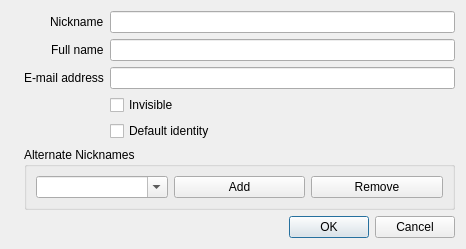
<?xml version="1.0" encoding="UTF-8"?>
<ui version="4.0">
 <class>identity</class>
 <widget class="QDialog" name="identity">
  <property name="geometry">
   <rect>
    <x>0</x>
    <y>0</y>
    <width>466</width>
    <height>239</height>
   </rect>
  </property>
  <property name="sizePolicy">
   <sizepolicy hsizetype="Preferred" vsizetype="Preferred">
    <horstretch>0</horstretch>
    <verstretch>0</verstretch>
   </sizepolicy>
  </property>
  <property name="maximumSize">
   <size>
    <width>1000</width>
    <height>1000</height>
   </size>
  </property>
  <property name="windowTitle">
   <string>New Identity</string>
  </property>
  <property name="sizeGripEnabled">
   <bool>false</bool>
  </property>
  <property name="modal">
   <bool>false</bool>
  </property>
  <layout class="QVBoxLayout" name="verticalLayout_2">
   <item>
    <layout class="QHBoxLayout" name="horizontalLayout_2">
     <item>
      <widget class="QLabel" name="label_4">
       <property name="text">
        <string/>
       </property>
       <property name="pixmap">
        <pixmap resource="resources.qrc">:/irc/Resources/identity_128.png</pixmap>
       </property>
       <property name="alignment">
        <set>Qt::AlignLeading|Qt::AlignLeft|Qt::AlignTop</set>
       </property>
      </widget>
     </item>
     <item>
      <layout class="QVBoxLayout" name="verticalLayout">
       <item>
        <layout class="QFormLayout" name="formLayout">
         <property name="fieldGrowthPolicy">
          <enum>QFormLayout::AllNonFixedFieldsGrow</enum>
         </property>
         <property name="labelAlignment">
          <set>Qt::AlignRight|Qt::AlignTrailing|Qt::AlignVCenter</set>
         </property>
         <item row="1" column="0">
          <widget class="QLabel" name="label_3">
           <property name="text">
            <string>Full name</string>
           </property>
          </widget>
         </item>
         <item row="2" column="0">
          <widget class="QLabel" name="label">
           <property name="sizePolicy">
            <sizepolicy hsizetype="Preferred" vsizetype="Preferred">
             <horstretch>0</horstretch>
             <verstretch>0</verstretch>
            </sizepolicy>
           </property>
           <property name="text">
            <string>E-mail address</string>
           </property>
           <property name="alignment">
            <set>Qt::AlignLeading|Qt::AlignLeft|Qt::AlignVCenter</set>
           </property>
          </widget>
         </item>
         <item row="2" column="1">
          <widget class="QLineEdit" name="lineEdit_EmailAddress">
           <property name="maxLength">
            <number>70</number>
           </property>
           <property name="echoMode">
            <enum>QLineEdit::Normal</enum>
           </property>
          </widget>
         </item>
         <item row="4" column="1">
          <widget class="QCheckBox" name="checkBox_Invisible">
           <property name="text">
            <string>Invisible</string>
           </property>
          </widget>
         </item>
         <item row="0" column="0">
          <widget class="QLabel" name="label_2">
           <property name="sizePolicy">
            <sizepolicy hsizetype="Preferred" vsizetype="Preferred">
             <horstretch>0</horstretch>
             <verstretch>0</verstretch>
            </sizepolicy>
           </property>
           <property name="text">
            <string>Nickname</string>
           </property>
           <property name="alignment">
            <set>Qt::AlignLeading|Qt::AlignLeft|Qt::AlignVCenter</set>
           </property>
          </widget>
         </item>
         <item row="1" column="1">
          <widget class="QLineEdit" name="lineEdit_FullName">
           <property name="maxLength">
            <number>128</number>
           </property>
           <property name="echoMode">
            <enum>QLineEdit::Normal</enum>
           </property>
          </widget>
         </item>
         <item row="0" column="1">
          <widget class="QLineEdit" name="lineEdit_Nickname">
           <property name="maxLength">
            <number>32</number>
           </property>
           <property name="echoMode">
            <enum>QLineEdit::Normal</enum>
           </property>
          </widget>
         </item>
         <item row="5" column="1">
          <widget class="QCheckBox" name="checkBox_DefaultIdentity">
           <property name="text">
            <string>Default identity</string>
           </property>
          </widget>
         </item>
        </layout>
       </item>
       <item>
        <widget class="QGroupBox" name="groupBox">
         <property name="title">
          <string>Alternate Nicknames</string>
         </property>
         <layout class="QHBoxLayout" name="horizontalLayout">
          <item>
           <widget class="QComboBox" name="comboBox_AlternateNicknames">
            <property name="minimumSize">
             <size>
              <width>128</width>
              <height>0</height>
             </size>
            </property>
            <property name="editable">
             <bool>true</bool>
            </property>
           </widget>
          </item>
          <item>
           <widget class="QPushButton" name="pushButton_AddAlternateNickname">
            <property name="text">
             <string>Add</string>
            </property>
           </widget>
          </item>
          <item>
           <widget class="QPushButton" name="pushButton_RemoveAlternateNickname">
            <property name="text">
             <string>Remove</string>
            </property>
           </widget>
          </item>
         </layout>
        </widget>
       </item>
      </layout>
     </item>
    </layout>
   </item>
   <item>
    <widget class="QDialogButtonBox" name="buttonBox">
     <property name="orientation">
      <enum>Qt::Horizontal</enum>
     </property>
     <property name="standardButtons">
      <set>QDialogButtonBox::Cancel|QDialogButtonBox::Ok</set>
     </property>
    </widget>
   </item>
  </layout>
 </widget>
 <tabstops>
  <tabstop>lineEdit_Nickname</tabstop>
  <tabstop>lineEdit_FullName</tabstop>
  <tabstop>lineEdit_EmailAddress</tabstop>
  <tabstop>checkBox_Invisible</tabstop>
  <tabstop>checkBox_DefaultIdentity</tabstop>
  <tabstop>comboBox_AlternateNicknames</tabstop>
  <tabstop>pushButton_AddAlternateNickname</tabstop>
  <tabstop>pushButton_RemoveAlternateNickname</tabstop>
 </tabstops>
 <resources>
  <include location="resources.qrc"/>
 </resources>
 <connections>
  <connection>
   <sender>buttonBox</sender>
   <signal>accepted()</signal>
   <receiver>identity</receiver>
   <slot>accept()</slot>
   <hints>
    <hint type="sourcelabel">
     <x>248</x>
     <y>254</y>
    </hint>
    <hint type="destinationlabel">
     <x>157</x>
     <y>274</y>
    </hint>
   </hints>
  </connection>
  <connection>
   <sender>buttonBox</sender>
   <signal>rejected()</signal>
   <receiver>identity</receiver>
   <slot>reject()</slot>
   <hints>
    <hint type="sourcelabel">
     <x>316</x>
     <y>260</y>
    </hint>
    <hint type="destinationlabel">
     <x>286</x>
     <y>274</y>
    </hint>
   </hints>
  </connection>
 </connections>
</ui>
